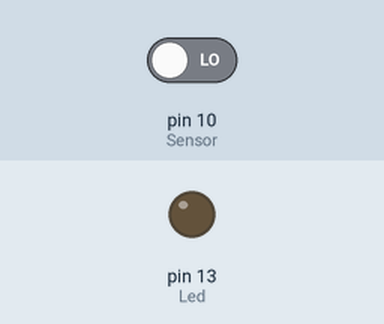
Simulated run of this sketch. Board: Arduino Uno, built with avr-gcc and run on an emulated ATmega328P. On the bench: output pins drawn as LEDs (lit = HIGH). The test bench sets the inputs (shaded band); at power-on: pin 10 (Sensor) LOW.

Above: at 1.2 s.
1.3 s: pin 10 (Sensor) driven HIGH
At 2.5 s:
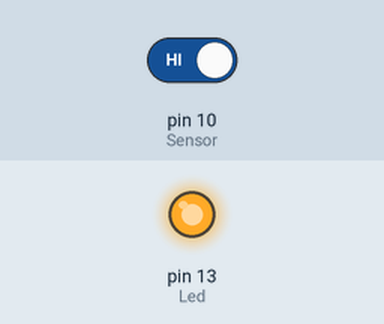
2.8 s: pin 10 (Sensor) driven LOW
At 4.2 s:
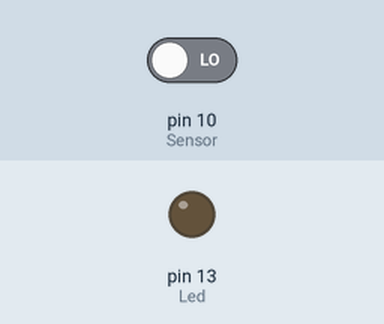
Timing chart, 0 to 5.8 s (numbered marks = the images above; inputs shaded):
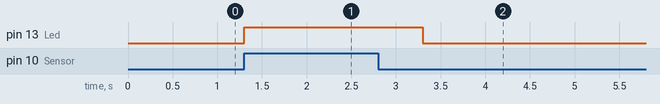

Measured:
- after the input at 1.3 s, pin 13 (Led): LOW → HIGH at once
- after the input at 2.8 s, pin 13 (Led): HIGH → LOW after 0.50 s

The sketch:

arbol_bueno_fin.ino
```cpp
int Led=13;
int Sensor=10;


void setup() {
pinMode(Led,OUTPUT);
pinMode(Sensor,INPUT);
digitalWrite(Led,LOW);
}


void loop(){
if(digitalRead(Sensor)==HIGH){
  digitalWrite(Led,HIGH);
  delay (2000);
}else{
  digitalWrite(Led,LOW);
}
}
```
